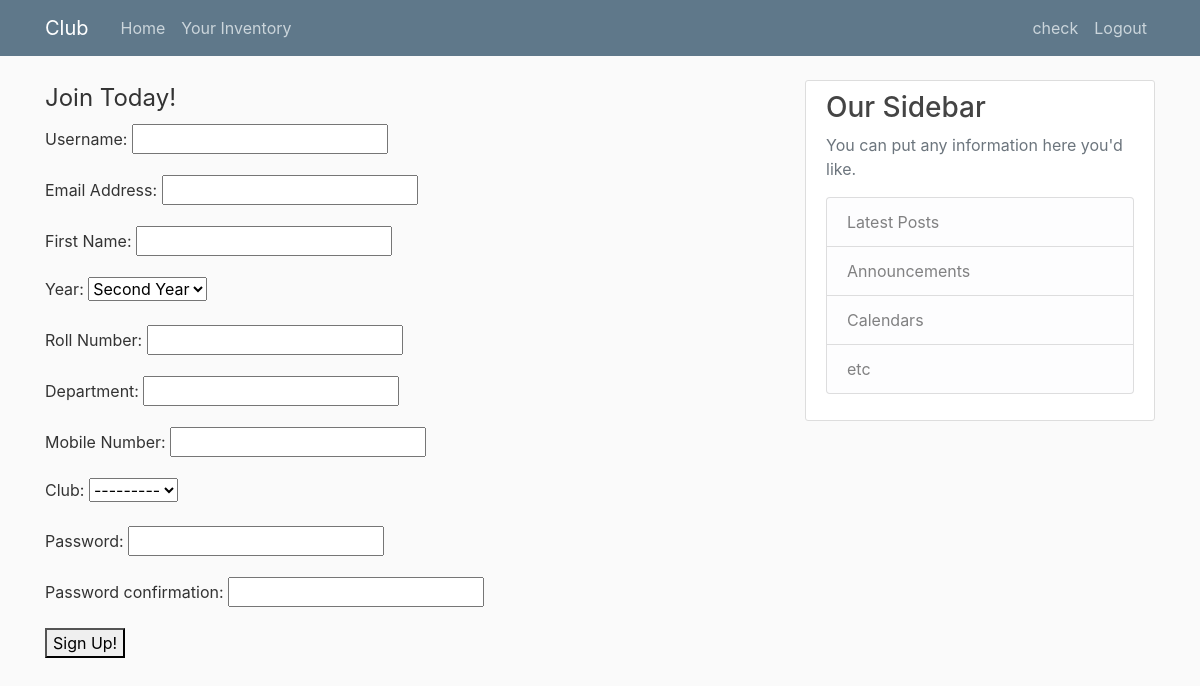
/user/Registeration/ (signed in), run on an earlier commit of the app's database.
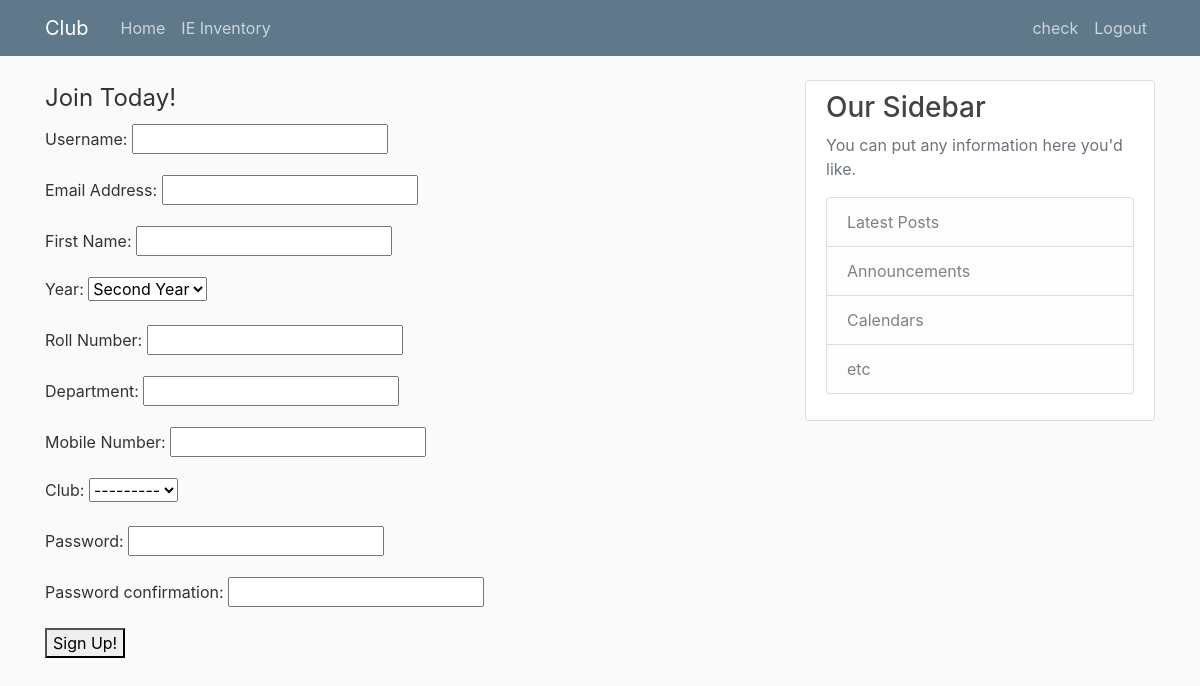
And on a later commit of the database.
### User/models.py (models this page shows, shortened)
class User(AbstractBaseUser):
    YEAR = (
        (1, 'First Year'),
        (2, 'Second Year'),
        (3, 'Third Year'),
        (4, 'Fourth Year')
    )
    userName         = models.CharField(verbose_name = "Username", max_length = 27, unique = True)
    email            = models.CharField(verbose_name = 'Email Address', max_length = 27, unique = True)
    name             = models.CharField(verbose_name = 'First Name',max_length = 27)
    year             = models.IntegerField(verbose_name = 'Year', choices = YEAR, default = 2)
    roll             = models.CharField(verbose_name = 'Roll Number', max_length = 10)
    department       = models.CharField(verbose_name = 'Department', max_length = 20)
    mobileNumber     = models.CharField(verbose_name = 'Mobile Number',max_length = 27 ,unique = True)
    club             = models.ForeignKey(Club, default = None, on_delete = models.SET_NULL ,related_name = 'Club_Member', null = True, blank = True)
    is_convener      = models.BooleanField(default = False)
    is_active        = models.BooleanField(default = True)
    is_admin         = models.BooleanField(default = False)
    objects = CustUserManager()
    USERNAME_FIELD  = 'userName'
    REQUIRED_FIELDS = ['email', 'name', 'roll', 'year', 'department', 'mobileNumber', ]

### Club/models.py (models this page shows)
class Club(models.Model):
    name        = models.CharField(verbose_name = 'Club Name', max_length = 24)
    convener    = models.ForeignKey("User.User", default = None, on_delete = models.SET_NULL, related_name = 'Convener', null = True, blank = True)
    dateCreated = models.DateField(default = timezone.now)
    def __str__(self):
        return self.name

### User/views.py (the view)
# urls.py: path("Registeration/",  UserRegister, name="register"),
def UserRegister(request):
    if request.method == 'POST':
        form = CustUserCreationForm(request.POST)
        if form.is_valid():
            user = form.save()
            user.save()
            raw_password = form.cleaned_data.get('password1')
            user = authenticate(username=user.userName, password=raw_password)
            login(request, user)
            messages.success(request, f'Account for user {user.userName} created successfully!')
            return redirect('/')
    else:
        form = CustUserCreationForm()
    return render(request, 'User/Register.html', {'form' : form})

### User/forms.py (shortened to what this page needs)
class CustUserCreationForm(forms.ModelForm):
    password1 = forms.CharField(label = 'Password', widget = forms.PasswordInput)
    password2 = forms.CharField(label = 'Password confirmation', widget = forms.PasswordInput)
    class Meta:
        model = User
        fields = ('userName', 'email', 'name', 'year', 'roll', 'department', 'mobileNumber', 'club')

### User/templates/User/Register.html (shortened to what this page needs)
{% extends "User/Base.html" %}
{% load crispy_forms_tags %}
{% block content %}
    <form method = "POST">
        <fieldset>
            <legend>
                Join Today!
            </legend>
            {{ form.as_p }}
        </fieldset>
        <button type = "Submit"> Sign Up! </button>
    </form>
{% endblock content %}

### User/templates/User/Base.html (shortened to what this page needs)
{% load static %}
<!DOCTYPE html>
<html>
<head>
    <link rel="stylesheet" href="https://maxcdn.bootstrapcdn.com/bootstrap/4.0.0/css/bootstrap.min.css">
    <link rel="stylesheet" type="text/css" href="{% static 'User/main.css' %}">
</head>
<body>
    <header class="site-header">
      <nav class="navbar navbar-expand-md navbar-dark bg-steel fixed-top">
        <div class="container">
          <a class="navbar-brand mr-4" href="{% url 'home' %}">Club</a>
          <div class="collapse navbar-collapse" id="navbarToggle">
            <div class="navbar-nav mr-auto">
              <a class="nav-item nav-link" href="{% url 'home' %}">Home</a>
              {% if user.is_authenticated %}
                {% if user.is_convener %}
                  <a class="nav-item nav-link" href="#">{{ user.club }} Inventory</a>
                {% else %}
                  <a class="nav-item nav-link" href="#">Your Inventory</a>
                {% endif %}
              {% endif %}
            </div>
            <div class="navbar-nav">
            {% if user.is_authenticated %}
                <a class="nav-item nav-link" href="#">{{ user.userName }}</a>
                <a class="nav-item nav-link" href="{% url 'logout' %}">Logout</a>
            {% else %}
                <a class="nav-item nav-link" href="{% url 'login' %}">Login</a>
                <a class="nav-item nav-link" href="{% url 'register' %}">Register</a>
            {% endif %}
            </div>
          </div>
        </div>
      </nav>
    </header>
    <main role="main" class="container">
      <div class="row">
        <div class="col-md-8">
          {% block content %}{% endblock %}
        </div>
        <div class="col-md-4">
          <div class="content-section">
            <h3>Our Sidebar</h3>
            <p class='text-muted'>You can put any information here you'd like.
              <ul class="list-group">
                <li class="list-group-item list-group-item-light">Latest Posts</li>
                <li class="list-group-item list-group-item-light">Announcements</li>
                <li class="list-group-item list-group-item-light">Calendars</li>
                <li class="list-group-item list-group-item-light">etc</li>
              </ul>
            </p>
          </div>
        </div>
      </div>
    </main>
</body>
</html>

### User/static/User/main.css (style rules this page uses)
body { background: #fafafa; color: #333333; margin-top: 5rem; margin-bottom: 120px; }
h1, h2, h3, h4, h5, h6 { color: #444444; }
ul { margin: 0; }
.bg-steel { background-color: #5f788a; }
.site-header .navbar-nav .nav-link { color: #cbd5db; }
.content-section { background: #ffffff; padding: 10px 20px; border: 1px solid #dddddd; border-radius: 3px; margin-bottom: 20px; }

What changed in the data, as far as the page shows it:
changed User "check": is_convener False → True (drawn); club (not shown) → "IE"
Also different on the page:
text no longer shown: "Your Inventory"
text now shown: "Inventory"
